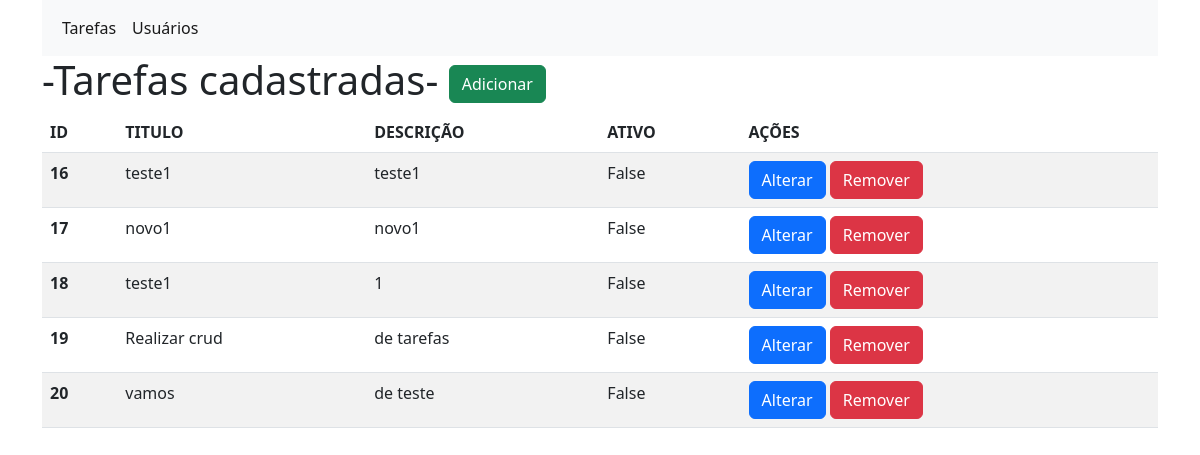
The page / on the database its author committed.
### myapp/models.py (models this page shows, shortened)
class Tarefa(models.Model):
    titulo = models.CharField(max_length=60)
    descricao = models.CharField(max_length=150)
    ativo = models.BooleanField()
    data_alteracao = models.DateTimeField('data/hora', null=True, blank=True)
    data_cadastro = models.DateTimeField('data/hora', null=True, blank=True)

### myapp/views.py (the view)
# urls.py: path('', lista_tarefa, name='lista_tarefa'),
def lista_tarefa(request):
    tarefas = Tarefa.objects.all()
    return render(request, 'tarefas.html', {'tarefas': tarefas})

### myapp/templates/tarefas.html (shortened to what this page needs)
<!DOCTYPE html>
<html lang="pt-br">
    <head>
        <link href="https://cdn.jsdelivr.net/npm/bootstrap@5.2.0/dist/css/bootstrap.min.css" rel="stylesheet">
    </head>
    <body>
        <div class="container">
            <nav class="navbar navbar-expand-lg bg-light">
                <div class="container-fluid">
                    <div class="collapse navbar-collapse" id="navbarSupportedContent">
                        <ul class="navbar-nav me-auto mb-2 mb-lg-0">
                            <li class="nav-item">
                                <a class="nav-link active" aria-current="page" href="{% url 'lista_tarefa' %}">Tarefas</a>
                            </li>
                            <li class="nav-item">
                                <a class="nav-link active" aria-current="page" href="#">Usuários</a>
                            </li>
                        </ul>
                    </div>
                </div>
            </nav>
            <h1>
                -Tarefas cadastradas-
                <a class="btn btn-success" href="{% url 'nova_tarefa' %}">Adicionar</a>
            </h1>
            <table class="table table-striped">
                <thead>
                    <tr>
                        <th scope="col">ID</th>
                        <th scope="col">TITULO</th>
                        <th scope="col">DESCRIÇÃO</th>
                        <th scope="col">ATIVO</th>
                        <th scope="col">AÇÕES</th>
                    </tr>
                </thead>
                <tbody>
                    {% for tarefa in tarefas %}
                        <tr>
                            <th scope="row">{{ tarefa.id }}</th>
                            <td>{{ tarefa.titulo }}</td>
                            <td>{{ tarefa.descricao }}</td>
                            <td>{{ tarefa.ativo }}</td>
                            <td>
                                <a class="btn btn-primary" href="{% url 'alterar_tarefa' tarefa.id %}">Alterar</a>
                                <a class="btn btn-danger" href="{% url 'remover_tarefa' tarefa.id %}">Remover</a>
                            </td>
                        </tr>
                    {% endfor %}
                </tbody>
            </table>
        </div>
    </body>
</html>

### rows shown on the page
Tarefa: id "16", titulo "teste1", descricao "teste1", ativo "False"
Tarefa: id "17", titulo "novo1", descricao "novo1", ativo "False"
Tarefa: id "18", titulo "teste1", descricao "1", ativo "False"
Tarefa: id "19", titulo "Realizar crud", descricao "de tarefas", ativo "False"
Tarefa: id "20", titulo "vamos", descricao "de teste", ativo "False"
